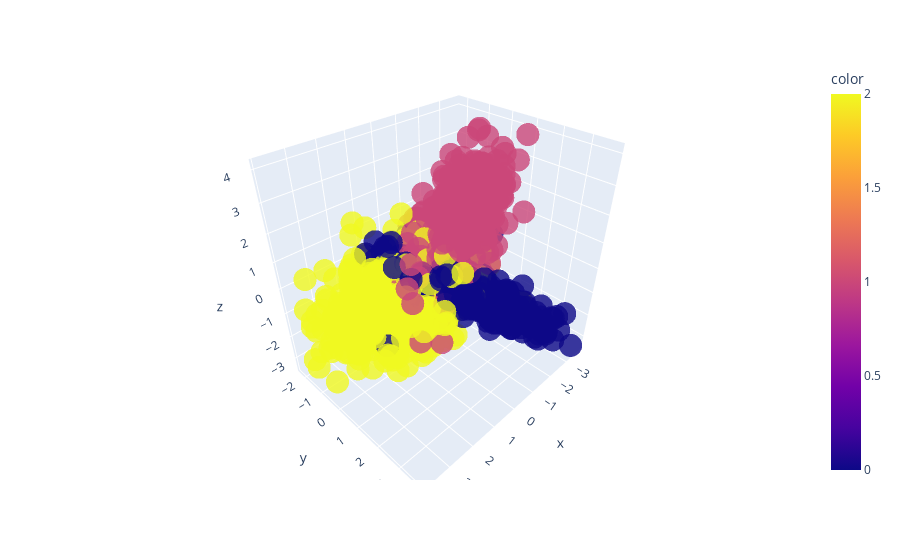

The notebook cell saved with this chart:
### Markdown cell above
## 1. Datacamp tutorial

source: https://www.datacamp.com/tutorial/introduction-t-sne

### Code cell
import plotly.express as px
from sklearn.datasets import make_classification

X, y = make_classification(
    n_features=6,
    n_classes=3,
    n_samples=1500,
    n_informative=2,
    random_state=5,
    n_clusters_per_class=1,
)

fig = px.scatter_3d(x=X[:, 0], y=X[:, 1], z=X[:, 2], color=y, opacity=0.8)
fig.show()

### Figure 1 — Plotly figure (JSON) as saved in the notebook; plotly's stock layout.template omitted (floating-point values rounded to 4 significant figures; data arrays with more than 128 entries replaced by an {"elided": "..."} marker saying what was removed)
{"data": [{"hovertemplate": "x=%{x}<br>y=%{y}<br>z=%{z}<br>color=%{marker.color}<extra></extra>", "legendgroup": "", "marker": {"color": {"elided": "1500 int values"}, "coloraxis": "coloraxis", "opacity": 0.8, "symbol": "circle"}, "mode": "markers", "name": "", "scene": "scene", "showlegend": false, "type": "scatter3d", "x": {"elided": "1500 float values"}, "y": {"elided": "1500 float values"}, "z": {"elided": "1500 float values"}}], "layout": {"coloraxis": {"colorbar": {"title": {"text": "color"}}, "colorscale": [[0, "#0d0887"], [0.1111, "#46039f"], [0.2222, "#7201a8"], [0.3333, "#9c179e"], [0.4444, "#bd3786"], [0.5556, "#d8576b"], [0.6667, "#ed7953"], [0.7778, "#fb9f3a"], [0.8889, "#fdca26"], [1, "#f0f921"]]}, "legend": {"tracegroupgap": 0}, "margin": {"t": 60}, "scene": {"domain": {"x": [0, 1], "y": [0, 1]}, "xaxis": {"title": {"text": "x"}}, "yaxis": {"title": {"text": "y"}}, "zaxis": {"title": {"text": "z"}}}}}
